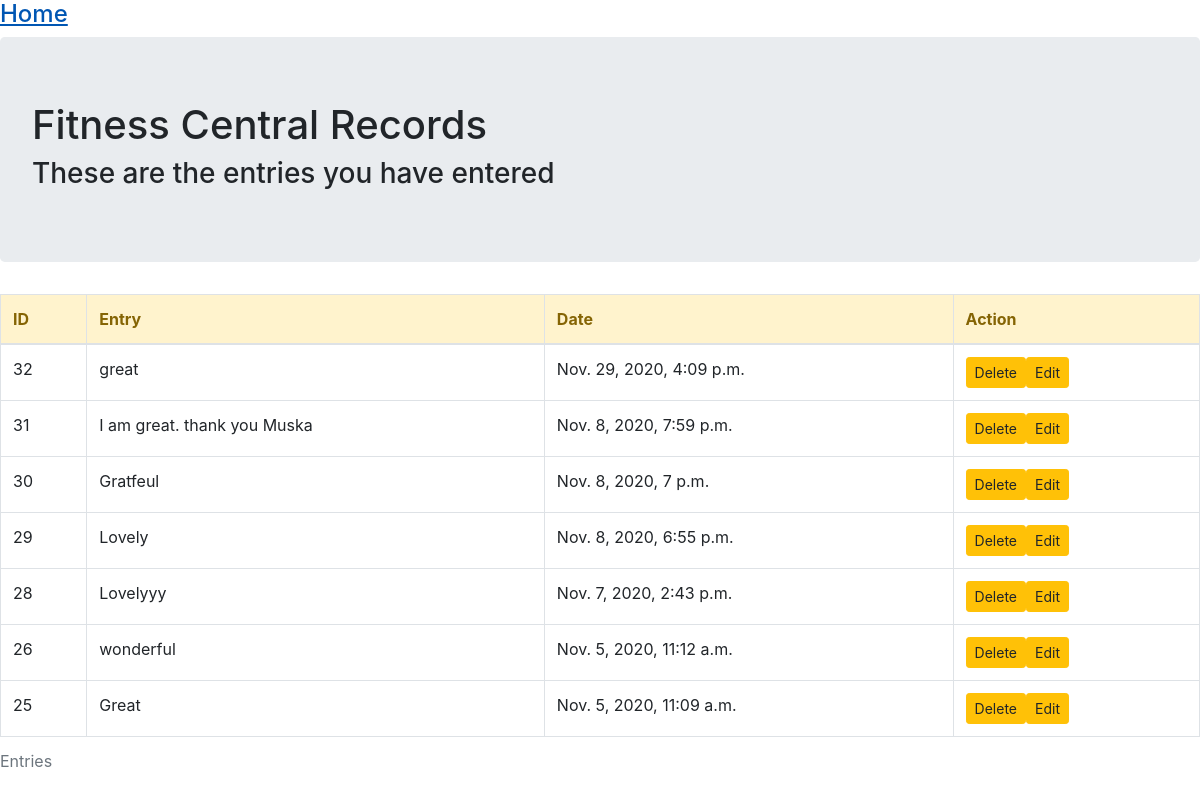
Before: /app2/ with the older database file.
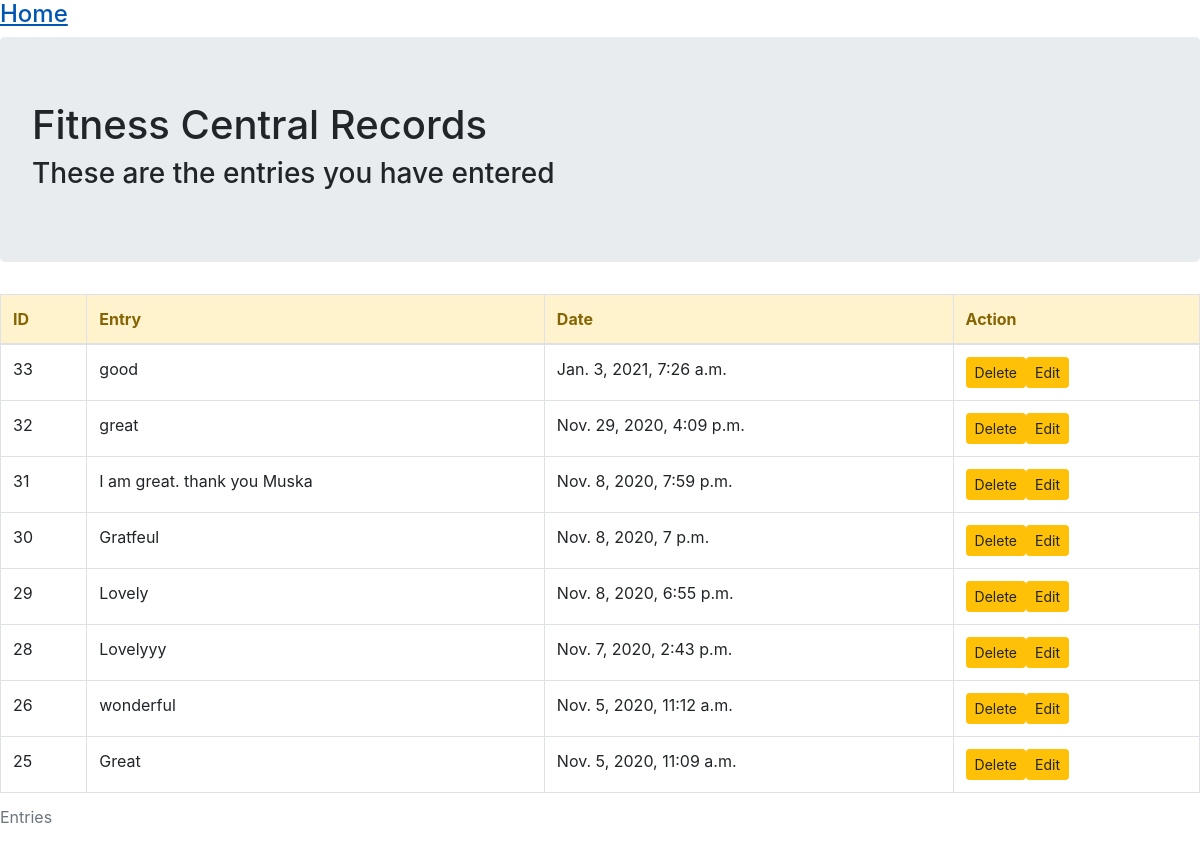
After: the same page with the newer database file.
### hello/models.py (models this page shows, shortened)
class Entry(models.Model):       # this is a table called Entry
    text = models.TextField()
    date_posted = models.DateTimeField(auto_now_add = True)     #automaticaly set the date
    class Meta:
        verbose_name_plural = 'entries'

### hello/views.py (the view)
# urls.py: path('app2/', index, name = 'add'),
def index(request):
    entries = Entry.objects.order_by('-date_posted')    #variable called entries which represents entries in the db
    context = {'entries' : entries}  # dictionary that makes whatever is here avaialable in the template
    return render(request, 'hello/app2.html', context)

### hello/templates/hello/app2.html (shortened to what this page needs)
<!DOCTYPE html>
<html lang="en">
  <head>
    <link rel="stylesheet" href="https://stackpath.bootstrapcdn.com/bootstrap/4.3.1/css/bootstrap.min.css">
  </head>
  <body>
    <div class = "navbar-nav  ">
      <h4><a href="/app1">Home</a></h4>
    </div>
    <div class="jumbotron">
      <div class="containers">
        <h1>Fitness Central Records</h1>
        <h3>These are the entries you have entered</h3>
      </div>
    </div>
      <table class = "table table-bordered">
        <caption>Entries </caption>
        <thead class="alert-warning">
          <tr>
            <th id=id>ID</th>
            <th id=entry>Entry</th>
            <th id=date>Date</th>
            <th id=action>Action</th>
          </tr>
        </thead>
        <tbody>
          {% for entry in entries %}
          <tr>
            <td>{{entry.id}}</td>
            <td>{{entry.text}}</td>
            <td>{{ entry.date_posted }}</td>
            <td><a class="btn btn-sm btn-warning" href="delete/{{entry.id}}">Delete</a><a class="btn btn-sm btn-warning" href="edit/{{entry.id}}">Edit</a></td>
          </tr>
          {% endfor %}
        </tbody>
      </table>
  </body>
</html

Changed rows visible on the page:
added Entry: id "33", text "good", date_posted "Jan. 3, 2021, 7:26 a.m."
